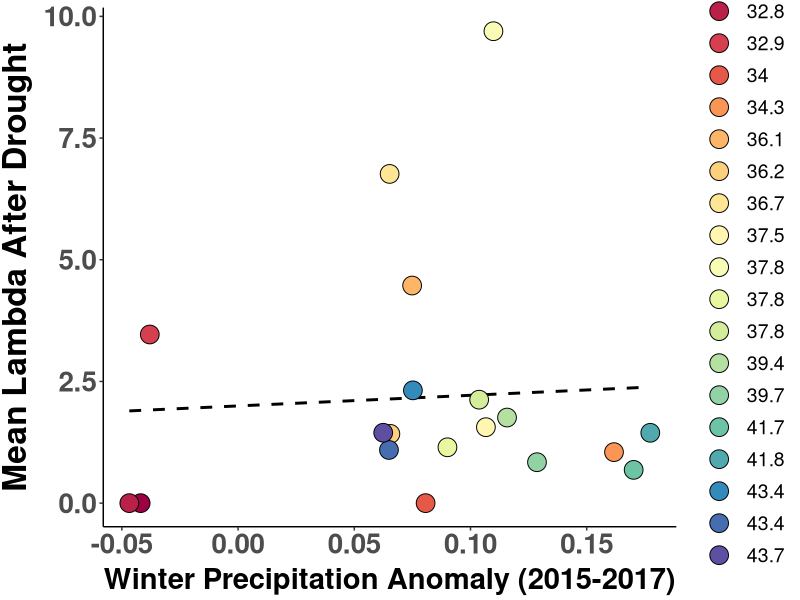

Write the R code that produced this figure. (Note: this script raises an error after producing the figure.)
##################################################################################
#### PROJECT: Evolutionary rescue of Mimulus cardinalis populations during extreme drought
#### PURPOSE OF THIS SCRIPT: Correlate population recovery with climate
#### AUTHOR: Daniel Anstett and Amy Angert
#### DATE LAST MODIFIED: 20240628
###################################################################################

# Remove objects and clear workspace
rm(list = ls(all=TRUE))

# Libraries
library(tidyverse)
library(GGally)
library(Hmisc)
library(RColorBrewer)

#Import demography estimates + metadata
demog_means <- read_csv("data/demography data/siteYear.lambda_responses_2010-2019.csv")

#Import climate anomalies
anoms <- read_csv("data/climate_data/climate_anomaly.csv") 

#Join and filter
demo_pop <- left_join(demog_means, anoms, by=c("Site", "Latitude", "Paper_ID")) #necessary to specify this list because Mill Creek longitude is not the same between files, so anom values turn to NA if default joining by all shared columns  
  
recovery.period <- demo_pop %>% 
  dplyr::select(mean.lambda.recovery, 
                MAT_1517, 
                MAP_1517, 
                PAS_1517, 
                CMD_1517, 
                Tave_wt_1517, 
                Tave_sm_1517, 
                PPT_wt_1517, 
                PPT_sm_1517)

recovery.period <- as.data.frame(recovery.period)

recovery_clim_coeff <- data.frame()
for (i in 2:9){
  recovery_clim_coeff[i-1,1] <- names(recovery.period[i])
  lm.1 <- lm(mean.lambda.recovery~recovery.period[,i],data=recovery.period)
  #summary(lm.1)
  recovery_clim_coeff[i-1,2] <- summary(lm.1)$coefficients[2,1] #Slope
  recovery_clim_coeff[i-1,3] <- summary(lm.1)$coefficients[2,4] #P-value
  recovery_clim_coeff[i-1,4] <- summary(lm.1)$adj.r.squared #R2
}
names(recovery_clim_coeff) <- c("Var", "Slope", "P", "AdjR2")

write_csv(recovery_clim_coeff,"data/climate_data/recovery_clim_coeff_alldemo.csv") 




###################################################################################
#Population recovery and climate anomalies (no outliers culled)

demo_pop$Lat.Color<-as.factor(demo_pop$Lat.Color)
demo_pop$Lat.Color<-factor(demo_pop$Lat.Color,levels=demo_pop$Lat.Color)

a <- ggplot(demo_pop, aes(x=PPT_wt_1517, y=mean.lambda.recovery)) +
  geom_smooth(method=lm,color="black", lty="dashed", se=FALSE)+
  geom_point(aes(fill=demo_pop$Lat.Color), shape=21, size =6)+
  scale_y_continuous(name="Mean Lambda After Drought")+#, limits=c(0,2.5), breaks=seq(0,2.5,0.5))+
  scale_x_continuous(name="Winter Precipitation Anomaly (2015-2017)")+
  #,breaks=c(0.04,0.045,0.05,0.055,0.06))+
  scale_fill_manual(labels=round(demo_pop$Latitude,1), values=as.character(demo_pop$Lat.Color)) +
  theme_classic() + theme(
    axis.text.x = element_text(size=20, face="bold"),
    axis.text.y = element_text(size=20,face="bold"),
    axis.title.x = element_text(color="black", size=21, vjust = 0.5, face="bold"),
    axis.title.y = element_text(color="black", size=24,vjust = 1.7, face="bold",hjust=0.5),
    legend.title = element_blank(),
    legend.text = element_text(size = 14),  # Increase the size of the legend text
    legend.key.size = unit(2, "lines"),  # Increase the size of the legend dots
    legend.key.height = unit(1.6, "lines") #Reduce height
  )
a
ggsave("Graphs/Climate/Recovery_lamda/1_recovery_lambda_PPT_wt.pdf",width=8, height = 6, units = "in")

b <- ggplot(demo_pop, aes(x=CMD_1517, y=mean.lambda.recovery)) + 
  geom_smooth(method=lm,color="black", lty="dashed", se=FALSE)+
  geom_point(aes(fill=demo_pop$Lat.Color), shape=21, size =6)+
  scale_y_continuous(name="Mean Lambda After Drought")+#, limits=c(0,2.5), breaks=seq(0,2.5,0.5))+
  scale_x_continuous(name="Climatic Moisure Deficit Anomaly")+
  #,breaks=c(0.04,0.045,0.05,0.055,0.06))+
  scale_fill_manual(labels=round(demo_pop$Latitude,1), values=as.character(demo_pop$Lat.Color)) +
  theme_classic() + theme(
    axis.text.x = element_text(size=20, face="bold"),
    axis.text.y = element_text(size=20,face="bold"),
    axis.title.x = element_text(color="black", size=24, vjust = 0.5, face="bold"),
    axis.title.y = element_text(color="black", size=24,vjust = 1.7, face="bold",hjust=0.5),
    legend.title = element_blank(),
    legend.text = element_text(size = 14),  # Increase the size of the legend text
    legend.key.size = unit(2, "lines"),  # Increase the size of the legend dots
    legend.key.height = unit(1.6, "lines") #Reduce height
  )
b
ggsave("Graphs/Climate/Recovery_lamda/2_recovery_lambda_CMD.pdf",width=8, height = 6, units = "in")
